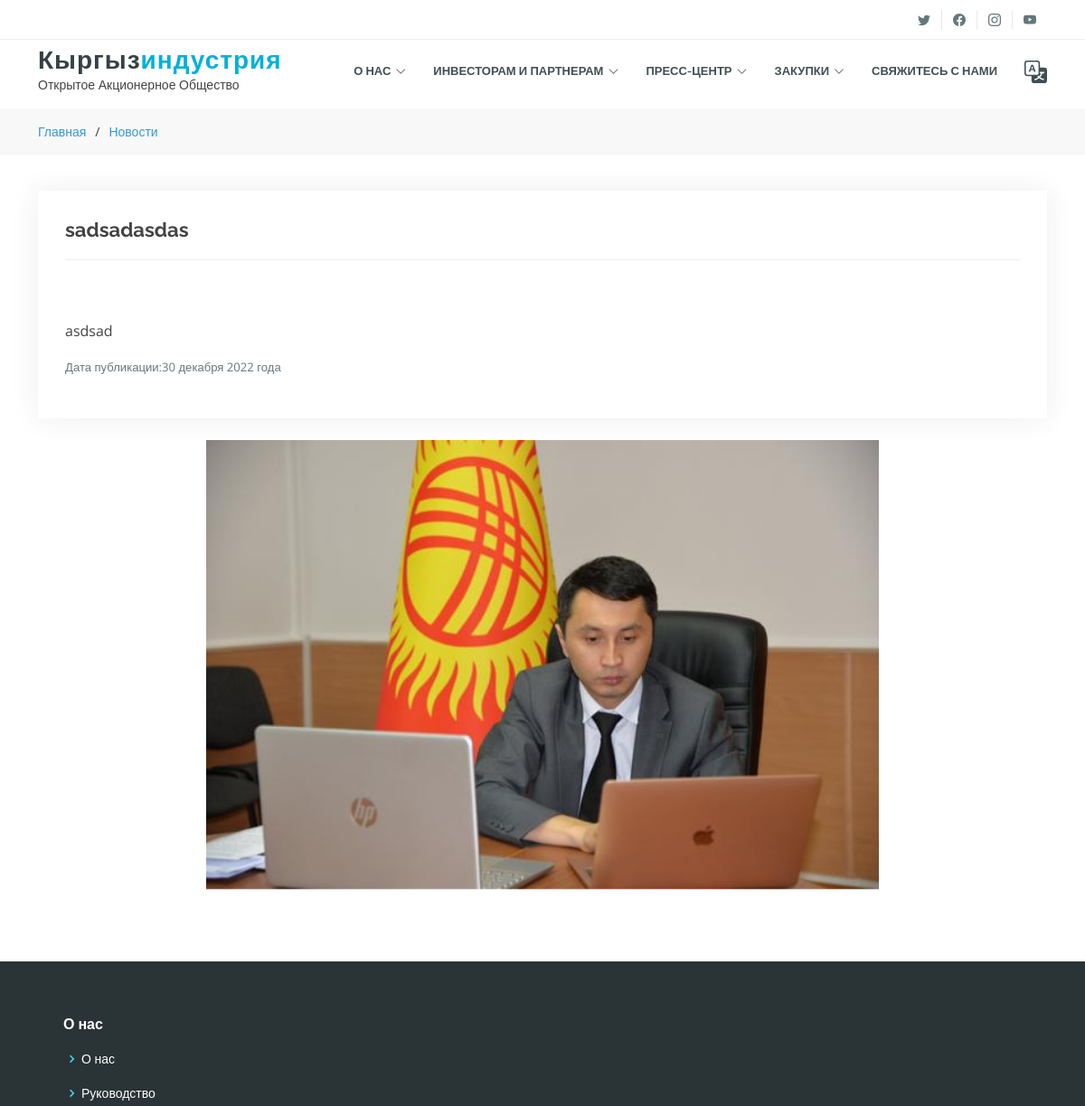
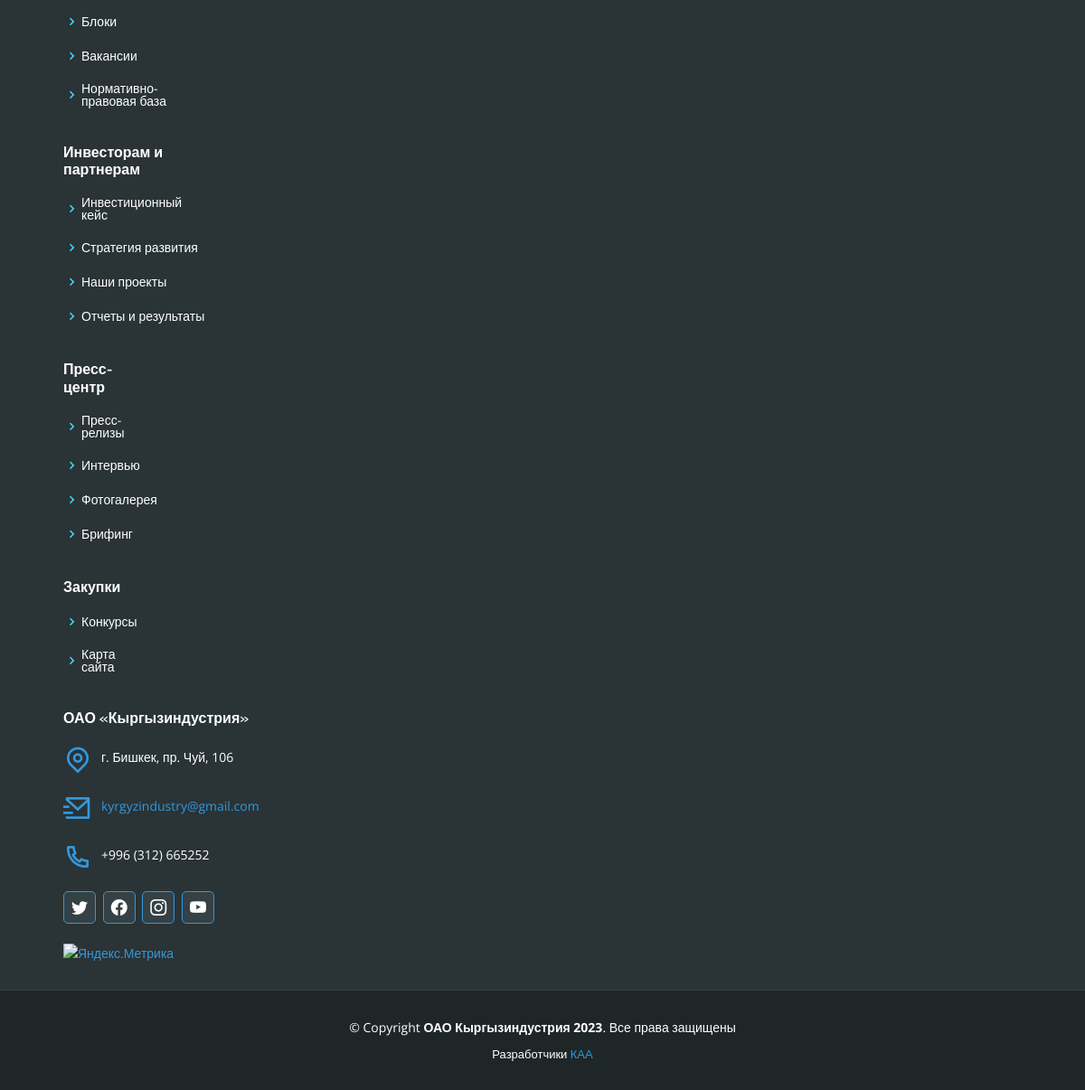
Screenshot of /ru/news_detail/sadsadasdas with the database file from the repository (2 pictures, top to bottom).
### main/models.py (models this page shows, shortened)
class News(models.Model):
    Title=models.CharField(max_length=100,verbose_name="Заголовок новости", unique=True,error_messages={'unique':"Новость с таким названием уже существует!"})
    Short_Description = models.CharField(max_length=200,verbose_name="Краткое описание")
    Description=RichTextField(verbose_name="Описание")
    Date_added=models.DateTimeField(verbose_name="Дата публикации", default=now)
    Language= models.CharField(
                               max_length = 10,
                               choices = LanguageChoice.choices,
                               default = LanguageChoice.RU,
                               verbose_name = "Язык"
                               )
    Gallery=models.ForeignKey("galleryNews",on_delete=models.RESTRICT,verbose_name="Галерея")
    class Meta:
        ordering = ['-id']

class PhotosNews(models.Model):
    URL=models.ImageField(verbose_name="Путь картинки",
                         upload_to = get_file_path,
                         validators = [validate_image_file_extension])
    Caption=models.CharField(max_length=200,verbose_name="Название картинки")
    Gallery=models.ForeignKey("galleryNews",on_delete=models.RESTRICT,verbose_name="Галерея")
    path_url = "static/client/img/news/"
    class Meta:
        ordering = ['-id']

### main/views.py (the view)
# urls.py: path('news_detail/<str:title>', views.get_news, name='news_detail'),
def get_news(request,title):
    trans = translate(language='ru')
    actual_url = 'news'
    news_detail = News.objects.filter(Title=title, Language = get_lang(trans=trans))
    news_title = News.objects.get(Title=title, Language=get_lang(trans=trans))
    photo = PhotosNews.objects.filter(Gallery_id=get_id_Gallery_News(title))
    context = {
        'news_detail': news_detail,
        'photo':photo,
        'news_title':news_title,
        'trans':trans,
        'actual_url':actual_url
        }
    return render(request, "client/pages/news_detail.html", context)

### main/views.py (called while the page is built)
def get_lang(trans):
    if trans == 'en':
        lang = 'English'
    elif trans == 'zh-hans':
        lang = '中国人'
    elif trans == 'ky':
        lang = 'Кыргызча'
    else:
        lang = 'Русский'
    return lang

def get_id_Gallery_News(title):
    news_detail=News.objects.filter(Title=title)
    id=0
    for val in news_detail:
        id=val.Gallery_id
    return id

def translate(language):
    cur_language = get_language()
    try:
        activate(language)
    finally:
        activate(cur_language)
    return cur_language

### main/templates/client/pages/news_detail.html (shortened to what this page needs)
{% extends 'client/base.html' %}
{% load i18n %}
{% load static %}
{% block content %}
  <main id="main">
    <section id="breadcrumbs" class="breadcrumbs">
      <div class="container">
        <div class="d-flex justify-content-between align-items-center">
          <ol>
            <li><a href="{% url 'index'%}">{% translate "Главная" %}</a></li>
            <li><a href="{% url 'news'%}">{% translate "Новости" %}</a></li>
          </ol>
        </div>
      </div>
    </section>
    <section id="portfolio-details" class="portfolio-details">
      <div class="container">
        <div class="row gy-4">
          <div class="col-lg-12">
            <div class="portfolio-info">
              <h3>{{ news_title.Title }}</h3>
                {% for value in news_detail %}
              <div class="portfolio-description">
                <p>
                  {{ value.Description|safe }}
                </p>
              </div>
            {% endfor %}
            <ul>
                <li><small class="text-muted">Дата публикации:{{ news_title.Date_added|date:'j E Y'}} года</small>
              </ul>
            </div>
          </div>
          <div class="col-lg-12 d-flex justify-content-center">
            <div class="col-lg-8 portfolio-details-slider swiper">
              <div class="swiper-wrapper align-items-center">
                {% for value in photo %}
                <div class="swiper-slide">
                    <img src="/{{ value.URL }}" alt="{{ value.Caption }}">
                  </div>
                  {% endfor %}
              </div>
            </div>
          </div>
        </div>
      </div>
    </section>
  </main>
  {% endblock content %}

### static/client/css/style.css (style rules this page uses)
body { font-family: "Open Sans", sans-serif; color: #444444; }
a { color: #3498db; text-decoration: none; }
h1, h2, h3, h4, h5, h6 { font-family: "Raleway", sans-serif; }
section { padding: 60px 0; }
.portfolio-details { padding-top: 40px; }
.portfolio-details .portfolio-details-slider img { width: 100%; }
.portfolio-details .portfolio-info { padding: 30px; box-shadow: 0px 0 30px rgba(34, 34, 34, 0.08); }
.portfolio-details .portfolio-info h3 { font-size: 22px; font-weight: 700; margin-bottom: 20px; padding-bottom: 20px; border-bottom: 1px solid #eee; }
.portfolio-details .portfolio-info ul { list-style: none; padding: 0; font-size: 15px; }
.portfolio-details .portfolio-description { padding-top: 30px; }
.portfolio-details .portfolio-description p { padding: 0; }
.breadcrumbs { padding: 15px 0; background: #f8f8f8; min-height: 40px; margin-top: 120px; }
.breadcrumbs ol { display: flex; flex-wrap: wrap; list-style: none; padding: 0; margin: 0; font-size: 14px; }
.breadcrumbs ol li+li { padding-left: 10px; }
.breadcrumbs ol li+li::before { display: inline-block; padding-right: 10px; color: #3c3c3c; content: "/"; }

### rows the page displays
News: Title "sadsadasdas", Description "asdsad", Date_added "30 декабря 2022"
PhotosNews: URL (picture)
